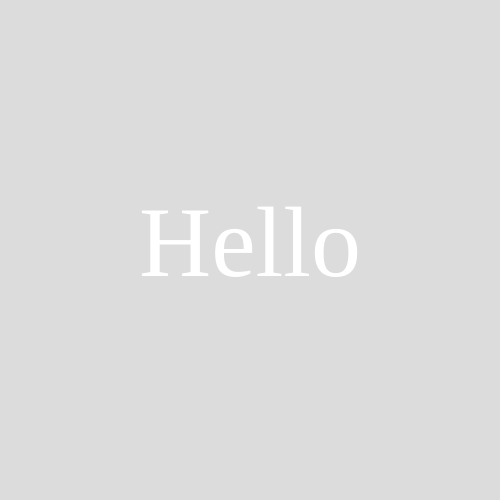
Frame 1 (no input)
Frame 60 (no input): identical to frame 1, image omitted
Frame 120 (the mouse pressed at the canvas centre since frame 60): identical to frame 1, image omitted

The p5.js sketch that drew this single still picture (run headless with seeded random() and noise() and a simulated clock; from frame 60 on, the mouse is pressed at the canvas centre):

// p5.js sketch
// ── sketch.js
/*
Meme v 0
by Jon
10.2.2018
rough draft
mmp 210 week 5 

*/

function setup() {
    
    createCanvas (500, 500);
}

function draw() {
    background(220);
    fill(255);
    textAlign(CENTER, CENTER);
    textSize(100);
    textFont("Comic Sans MS");
    text("Hello", width/2, height/2);
}
// ── style.css
body {
  font-family: helvetica,sans serif;
  margin: 0, auto;
  padding: 0;
  background-color: aliceblue;
  color: black;
  text-align: center;

}
